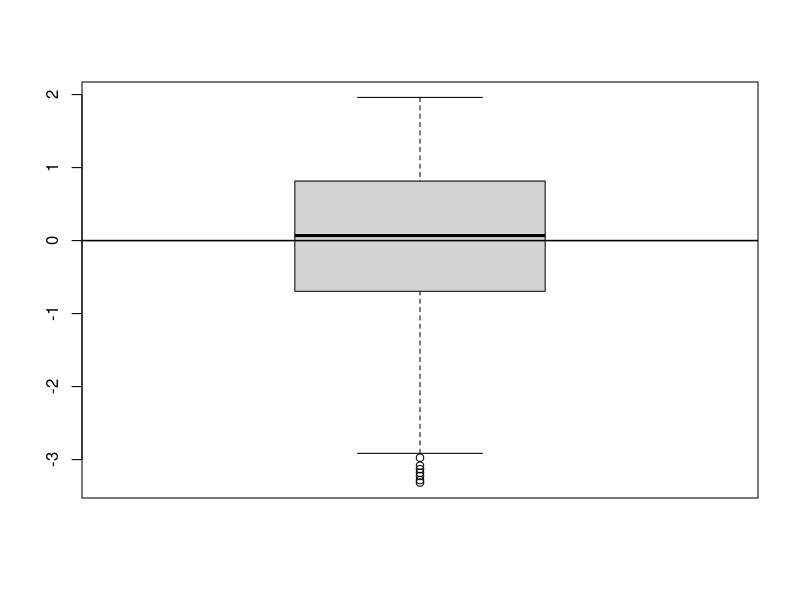
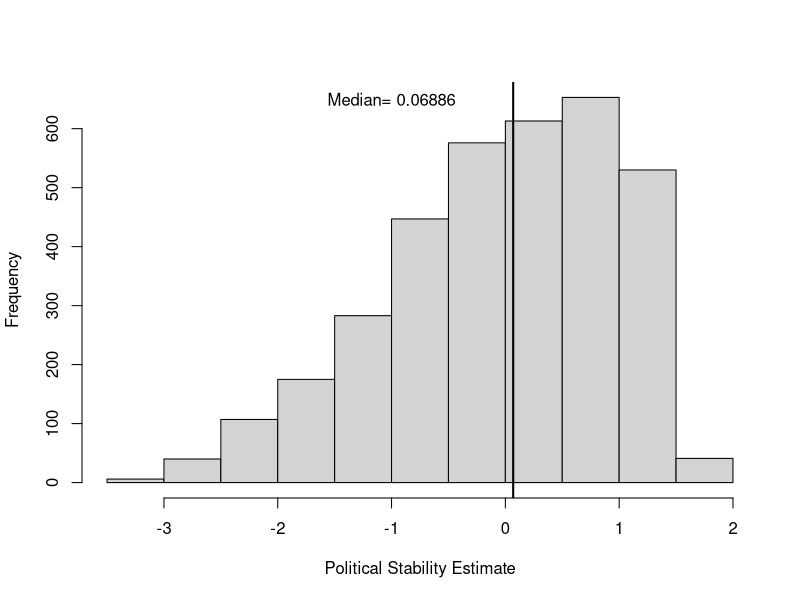
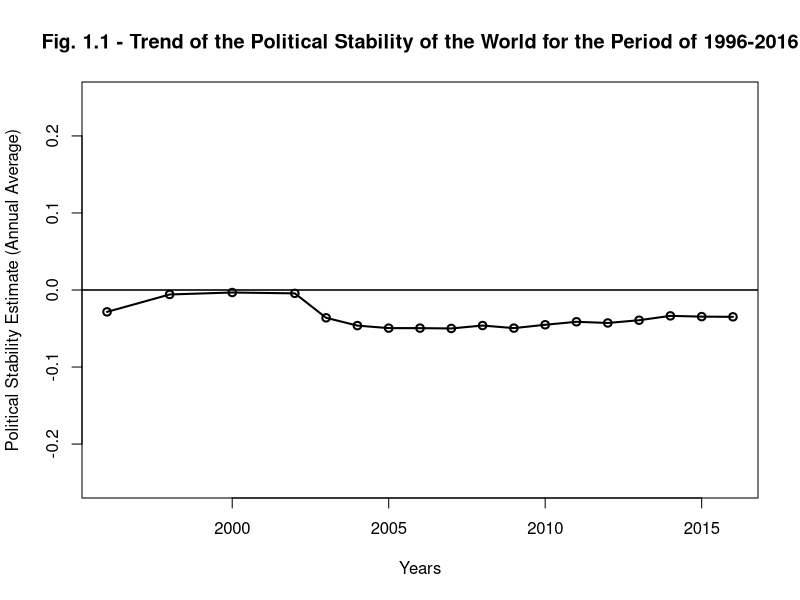
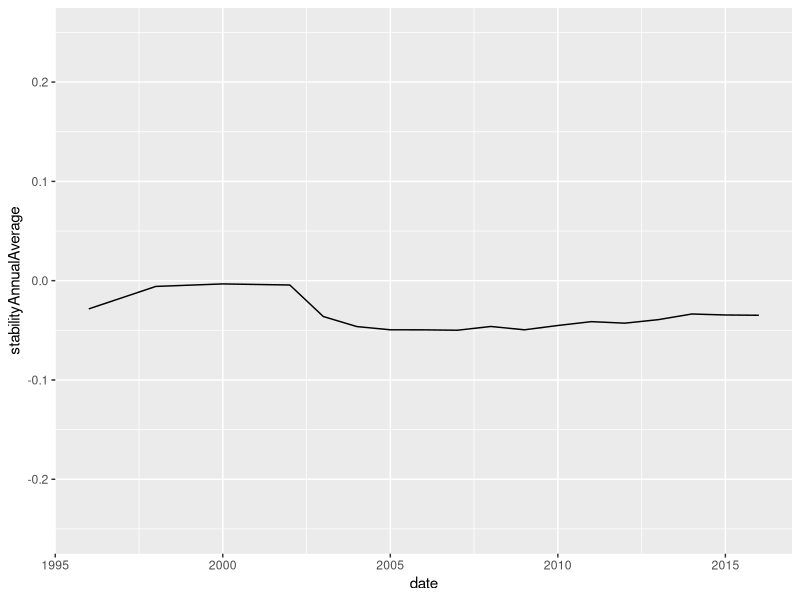
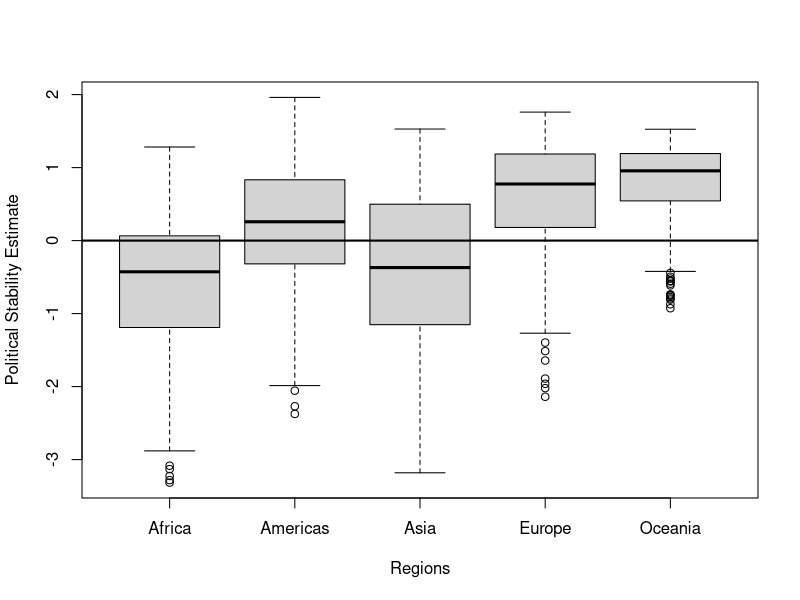
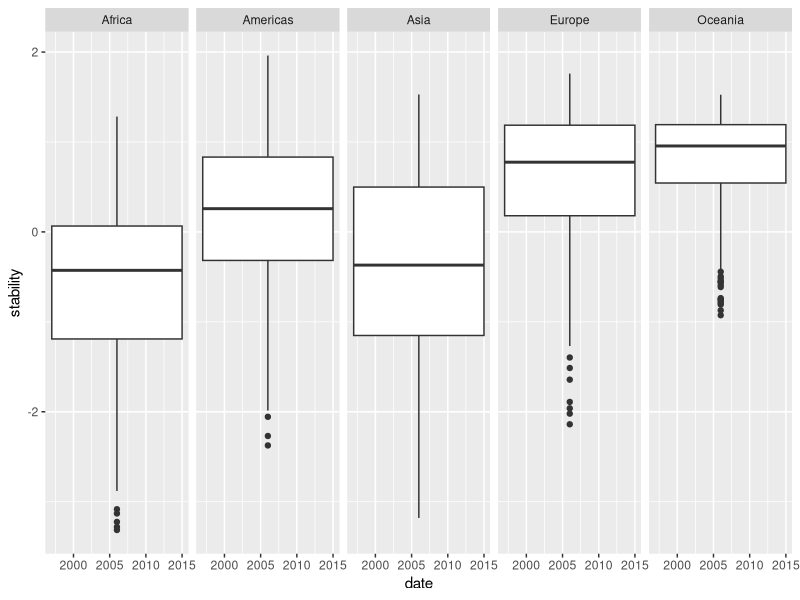
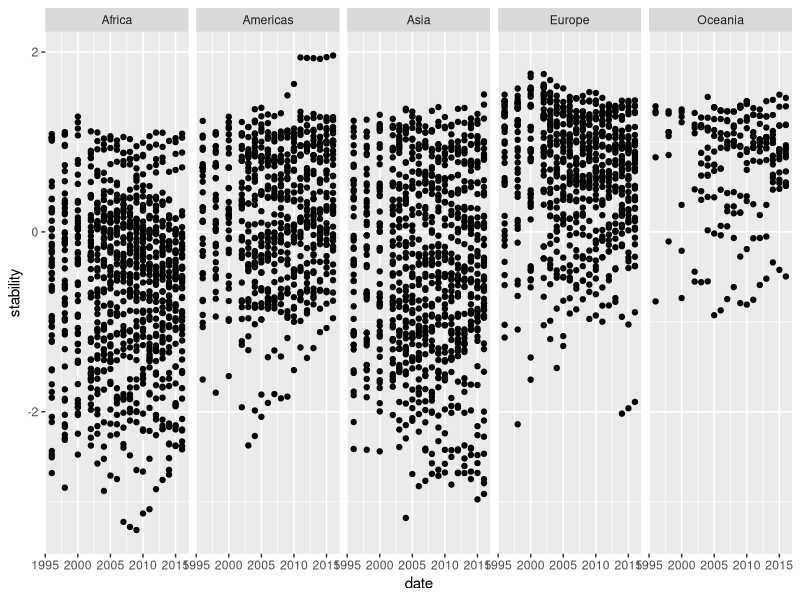
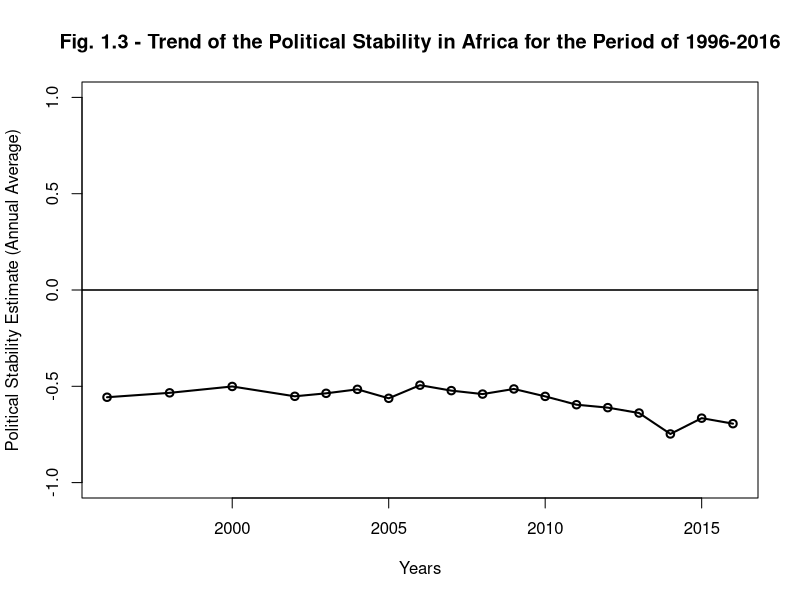

Write R code to recreate these figures, in order.
## ---- chunk 1
knitr::opts_chunk$set(echo = TRUE)
## ---- chunk 2
# reading the data in r

library(readr)
library(lubridate)
library(dplyr)
library(Hmisc)
library(caret)
library(kernlab)
library(stringr)
library(knitr)
library(VIM)

WGIbyCountryAndRegion <- read.csv("WGIbyCountryAndRegion.csv")
WGIbyCountryAndRegion <- tbl_df(WGIbyCountryAndRegion)
WGIbyCountryAndRegion$date <- as.numeric(WGIbyCountryAndRegion$date)
glimpse(WGIbyCountryAndRegion)

## ---- chunk 3
summary(WGIbyCountryAndRegion$stability)

## ---- chunk 4
boxplot(WGIbyCountryAndRegion$stability)
abline(h = 0, lwd= 1.5)

## ---- chunk 5

hist(WGIbyCountryAndRegion$stability, main= "", xlab = "Political Stability Estimate")
abline(v = median(WGIbyCountryAndRegion$stability, na.rm = TRUE), lwd = 2)
text(x = -1, y = 650, "Median= 0.06886")

## ---- chunk 6
#Proportion of stability and instability for the whole world

stabilityProp <- table(WGIbyCountryAndRegion$stabilityDummy)
prop.table(stabilityProp)
## ---- chunk 7

kable(table(WGIbyCountryAndRegion$stabilityCategory))

## ---- chunk 8
# generating the stability trend of the world

stabilityTrend <- WGIbyCountryAndRegion %>%
  group_by(date) %>%
  summarise(stabilityAnnualAverage = mean(stability, na.rm=TRUE))


## ---- chunk 9
library(ggplot2)
# plotting the stability trend of the world

plot(stabilityTrend$date, stabilityTrend$stabilityAnnualAverage, type="o", lwd = 2,
     ylim=range( -0.25,0.25),
     main="Fig. 1.1 - Trend of the Political Stability of the World for the Period of 1996-2016",
     xlab = "Years", ylab = "Political Stability Estimate (Annual Average)")
abline(h = 0, lwd = 1.5)


ggplot(stabilityTrend, aes(date, stabilityAnnualAverage)) +
  geom_line() + ylim(-0.25, 0.25)
## ---- chunk 10
#Proportion of stability by region

stabilityPropByRegion <- table(WGIbyCountryAndRegion$stabilityDummy, WGIbyCountryAndRegion$region)
kable(stabilityPropByRegion)
prop.table(stabilityPropByRegion)

## ---- chunk 11

# Boxplot of Political Stability by Region
boxplot(stability~region,data=WGIbyCountryAndRegion, main="",
        xlab="Regions", ylab="Political Stability Estimate")
abline(h = 0, lwd = 2)


ggplot(WGIbyCountryAndRegion, aes(x = date, y = stability)) +
  geom_boxplot() + 
  facet_grid(cols = vars(region))
## ---- chunk 12
# stability scater plot by region

ggplot(WGIbyCountryAndRegion, aes(x = date, y = stability)) +
  geom_point() + 
  facet_grid(cols = vars(region))

## ---- chunk 13
# stability trend for Africa
africaDF <- filter(WGIbyCountryAndRegion, region == "Africa")
stabilityTrendAf <- africaDF %>%
  group_by(date) %>% 
  summarise(stabilityAnnualAverage = mean(stability, na.rm=TRUE))
head(stabilityTrendAf)
## ---- chunk 14
# plotting the stability trend in Africa
plot(stabilityTrendAf$date, stabilityTrendAf$stabilityAnnualAverage, type="o", lwd = 2,
     ylim=range(-1, 1),
     main="Fig. 1.3 - Trend of the Political Stability in Africa for the Period of 1996-2016",
     xlab = "Years", ylab = "Political Stability Estimate (Annual Average)")
abline(h = 0, lwd = 1.5)


ggplot(stabilityTrendAf, aes(date, stabilityAnnualAverage)) +
  geom_line() + ylim(-1, 1)
## ---- chunk 15
# stability trend for the rest of the world
restOfWorldDF <- filter(WGIbyCountryAndRegion, region != "Africa")
stabilityTrendRoW <- restOfWorldDF %>%
  group_by(date) %>% 
  summarise(stabilityAnnualAverage = mean(stability, na.rm=TRUE))
head(stabilityTrendRoW)
## ---- chunk 16
# plotting the stability trend for the rest of the world
plot(stabilityTrendRoW$date, stabilityTrendRoW$stabilityAnnualAverage, type="o", lwd = 2,
     ylim=range(-1, 1),
     main="Fig. 1.3 - Trend of the Political Stability for the Rest of the World for the Period of 1996-2016",
     xlab = "Years", ylab = "Political Stability Estimate (Annual Average)")
abline(h = 0, lwd = 1.5)


ggplot(stabilityTrendRoW, aes(date, stabilityAnnualAverage)) +
  geom_line() + ylim(-1, 1)
